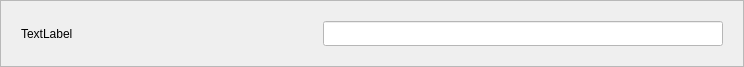
<?xml version="1.0" encoding="UTF-8"?>
<ui version="4.0">
 <class>TagListItem</class>
 <widget class="QWidget" name="TagListItem">
  <property name="geometry">
   <rect>
    <x>0</x>
    <y>0</y>
    <width>744</width>
    <height>67</height>
   </rect>
  </property>
  <property name="windowTitle">
   <string>Form</string>
  </property>
  <layout class="QGridLayout" name="gridLayout">
   <property name="leftMargin">
    <number>0</number>
   </property>
   <property name="topMargin">
    <number>0</number>
   </property>
   <property name="rightMargin">
    <number>0</number>
   </property>
   <property name="bottomMargin">
    <number>0</number>
   </property>
   <item row="0" column="0">
    <widget class="QFrame" name="frame">
     <property name="frameShape">
      <enum>QFrame::StyledPanel</enum>
     </property>
     <property name="frameShadow">
      <enum>QFrame::Raised</enum>
     </property>
     <layout class="QHBoxLayout" name="horizontalLayout">
      <property name="leftMargin">
       <number>20</number>
      </property>
      <property name="topMargin">
       <number>5</number>
      </property>
      <property name="rightMargin">
       <number>20</number>
      </property>
      <property name="bottomMargin">
       <number>5</number>
      </property>
      <item>
       <widget class="QLabel" name="label">
        <property name="text">
         <string>TextLabel</string>
        </property>
       </widget>
      </item>
      <item>
       <spacer name="horizontalSpacer">
        <property name="orientation">
         <enum>Qt::Horizontal</enum>
        </property>
        <property name="sizeHint" stdset="0">
         <size>
          <width>40</width>
          <height>20</height>
         </size>
        </property>
       </spacer>
      </item>
      <item>
       <widget class="QLineEdit" name="lineEdit">
        <property name="sizePolicy">
         <sizepolicy hsizetype="Minimum" vsizetype="Fixed">
          <horstretch>0</horstretch>
          <verstretch>0</verstretch>
         </sizepolicy>
        </property>
        <property name="minimumSize">
         <size>
          <width>400</width>
          <height>25</height>
         </size>
        </property>
        <property name="styleSheet">
         <string notr="true">padding-left: 10px;
background: white;</string>
        </property>
       </widget>
      </item>
     </layout>
    </widget>
   </item>
  </layout>
 </widget>
 <resources/>
 <connections/>
</ui>
